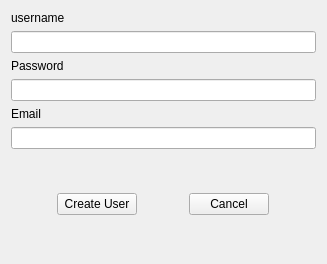
<?xml version="1.0" encoding="UTF-8"?>
<ui version="4.0">
 <class>Form</class>
 <widget class="QWidget" name="Form">
  <property name="geometry">
   <rect>
    <x>0</x>
    <y>0</y>
    <width>327</width>
    <height>264</height>
   </rect>
  </property>
  <property name="maximumSize">
   <size>
    <width>327</width>
    <height>264</height>
   </size>
  </property>
  <property name="windowTitle">
   <string>Register User</string>
  </property>
  <layout class="QVBoxLayout" name="verticalLayout">
   <item>
    <widget class="QLabel" name="label">
     <property name="text">
      <string>username</string>
     </property>
    </widget>
   </item>
   <item>
    <widget class="QLineEdit" name="lineEdit"/>
   </item>
   <item>
    <widget class="QLabel" name="label_2">
     <property name="text">
      <string>Password</string>
     </property>
    </widget>
   </item>
   <item>
    <widget class="QLineEdit" name="lineEdit_2"/>
   </item>
   <item>
    <widget class="QLabel" name="label_3">
     <property name="text">
      <string>Email</string>
     </property>
    </widget>
   </item>
   <item>
    <widget class="QLineEdit" name="lineEdit_3"/>
   </item>
   <item>
    <spacer name="verticalSpacer_2">
     <property name="orientation">
      <enum>Qt::Vertical</enum>
     </property>
     <property name="sizeHint" stdset="0">
      <size>
       <width>20</width>
       <height>40</height>
      </size>
     </property>
    </spacer>
   </item>
   <item>
    <layout class="QHBoxLayout" name="horizontalLayout">
     <item>
      <widget class="QPushButton" name="pushButton">
       <property name="sizePolicy">
        <sizepolicy hsizetype="Fixed" vsizetype="Fixed">
         <horstretch>0</horstretch>
         <verstretch>0</verstretch>
        </sizepolicy>
       </property>
       <property name="text">
        <string>Create User</string>
       </property>
      </widget>
     </item>
     <item>
      <widget class="QPushButton" name="pushButton_2">
       <property name="sizePolicy">
        <sizepolicy hsizetype="Fixed" vsizetype="Fixed">
         <horstretch>0</horstretch>
         <verstretch>0</verstretch>
        </sizepolicy>
       </property>
       <property name="text">
        <string>Cancel</string>
       </property>
      </widget>
     </item>
    </layout>
   </item>
   <item>
    <spacer name="verticalSpacer">
     <property name="orientation">
      <enum>Qt::Vertical</enum>
     </property>
     <property name="sizeHint" stdset="0">
      <size>
       <width>20</width>
       <height>40</height>
      </size>
     </property>
    </spacer>
   </item>
  </layout>
 </widget>
 <resources/>
 <connections/>
</ui>
